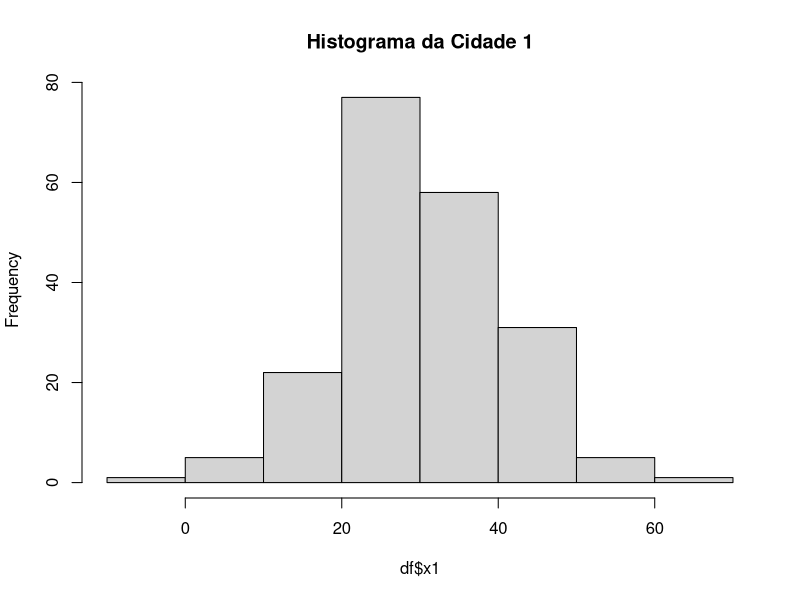
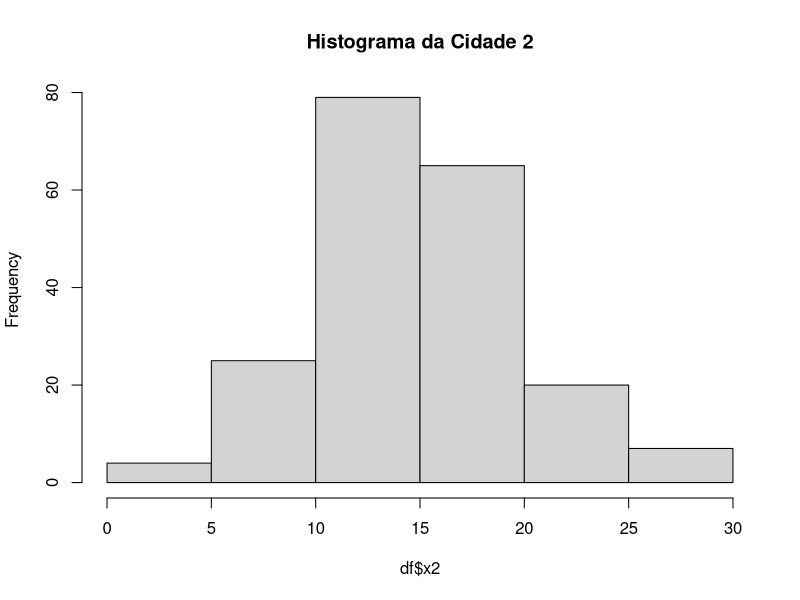
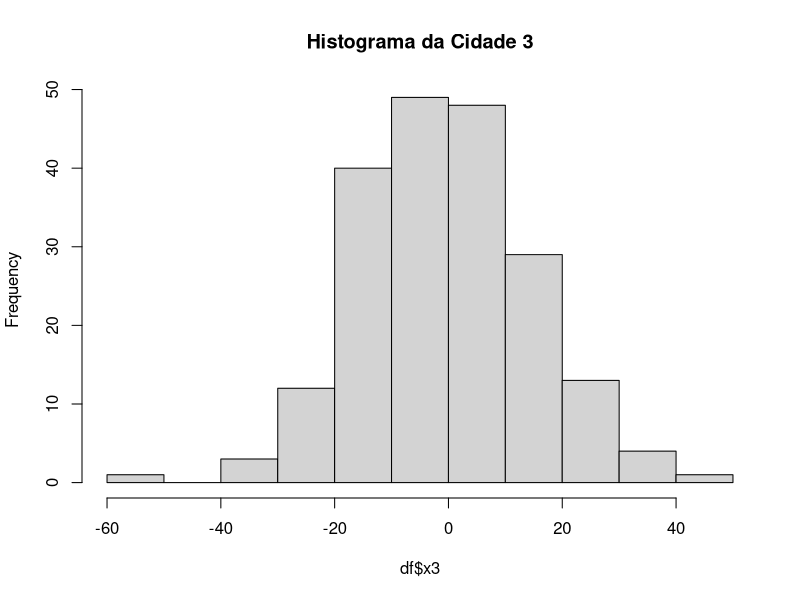
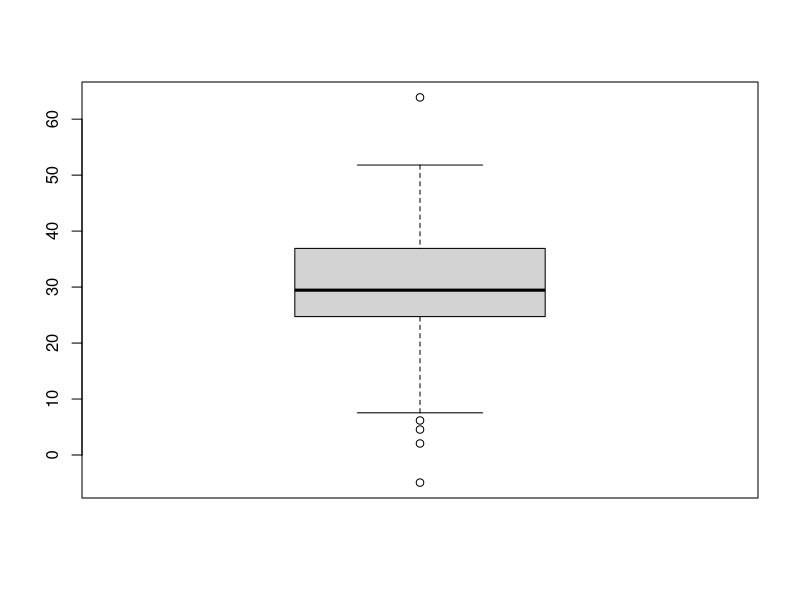
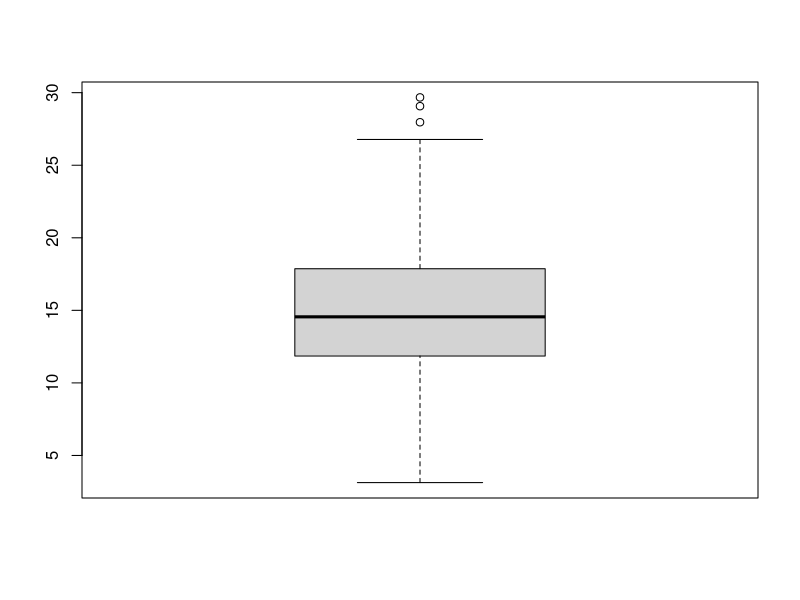
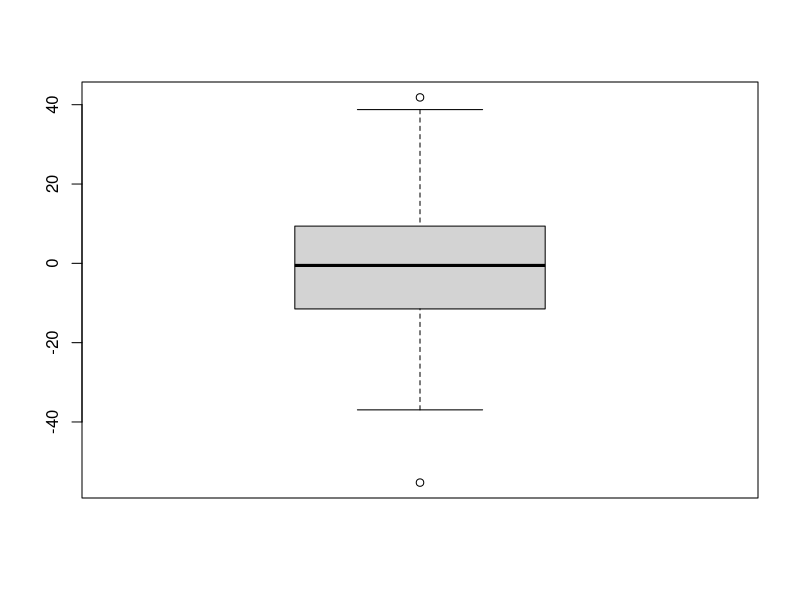

Here is the R script that generated these plots, in order:
## ---- chunk 1
knitr::opts_chunk$set(echo = TRUE)
require(data.table)
## ---- chunk 2
set.seed(3897) # matrícula como seed
df <- data.frame( # dataframe com as temperaturas das cidades
  x1 = rnorm(200,30,10), # ( n, média, desvio padrão  )
  x2 = rnorm(200,15,5),  # ( 200 valores, média 15 e desvio padrão 5 ) 
  x3 = rnorm(200,0,15)
)

# seis primeiras linhas do dataframe
head(df) 
## ---- chunk 3

table1 <- data.table(
  cidades = c(
    "x1", "x2", "x3",
    "x1", "x2", "x3",
    "x1", "x2", "x3",
    "x1", "x2", "x3"
  ),  
  campos = c(
    "média", "média", "média",  
    "mediana", "mediana", "mediana",   
    "1o Quartil", "1o Quartil", "1o Quartil",
    "3o Quartil", "3o Quartil", "3o Quartil"
  ),  
  valores = c(
    mean(x = df$x1), mean(x = df$x2), mean(x = df$x3),
    median(x = df$x1), median(x = df$x2), median(x = df$x3), 
    quantile(df$x1,.25), quantile(df$x2,.25), quantile(df$x3,.25),
    quantile(df$x1,.75), quantile(df$x2,.75), quantile(df$x3,.75)
  )
) 

# muda formato da tabela de “long” para “wide”
newtable1 <- reshape(data = table1, idvar = "cidades", timevar = "campos", direction = "wide")

# muda o nome das colunas
colnames(newtable1) <- c("cidades", "média", "mediana","1o Quartil","3o Quartil")

print(newtable1)
## ---- chunk 4

table2 <- data.table(
  cidades = c(
    "x1", "x2", "x3",
    "x1", "x2", "x3",
    "x1", "x2", "x3"
  ),  
  campos = c(
    "variância", "variância", "variância",
    "desvio padrão", "desvio padrão", "desvio padrão",
    "coeficiente de variação", "coeficiente de variação", "coeficiente de variação"
  ),  
  valores = c(
    var(df$x1), var(df$x2), var(df$x3),
    sd(df$x1), sd(df$x2), sd(df$x3),
    100*sd(df$x1)/mean(x = df$x1), 100*sd(df$x2)/mean(x = df$x2), 100*sd(df$x3)/mean(x = df$x3)
  )
) 

# muda formato da tabela de “long” para “wide”
newtable2<- reshape(data = table2, idvar = "cidades", timevar = "campos", direction = "wide")

# muda o nome das colunas
colnames(newtable2) <- c("cidades","variância","desvio padrão","coeficiente de variação")

print(newtable2)
## ---- chunk 5
summary(df$x1)
## ---- chunk 6
summary(df$x2)
## ---- chunk 7
summary(df$x3)
## ---- chunk 8
hist(df$x1, main = "Histograma da Cidade 1")

hist(df$x2, main = "Histograma da Cidade 2")

hist(df$x3, main = "Histograma da Cidade 3")
## ---- chunk 9
boxplot(df$x1)
## ---- chunk 10
boxplot(df$x2)
## ---- chunk 11
boxplot(df$x3)
